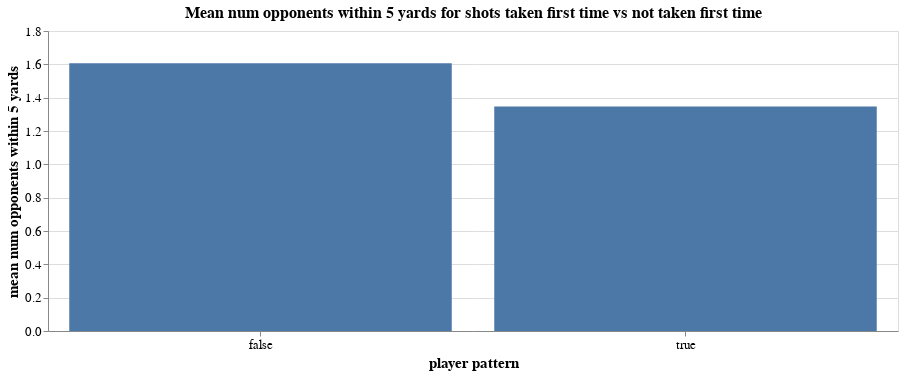

The notebook cell saved with this chart:
### Code cell
alt.Chart(shot_training_set.groupby("first time").mean().reset_index()).mark_bar().encode(
        alt.X('first time:N', axis = alt.Axis(title = "player pattern", labelAngle = 0)),
        alt.Y('num opponents within 5 yards:Q', axis = alt.Axis(title = 'mean num opponents within 5 yards'))
).properties(width = 850, height = 300, 
             title = "Mean num opponents within 5 yards for shots taken first time vs not taken first time"
).configure_axis(labelFontSize = 13, titleFontSize = 15
).configure_title(fontSize = 16)

### Figure 1 — Vega-Lite specification as saved in the notebook (floating-point values rounded to 4 significant figures)
{"config": {"view": {"continuousWidth": 400, "continuousHeight": 300}, "axis": {"labelFontSize": 13, "titleFontSize": 15}, "title": {"fontSize": 16}}, "data": {"name": "data-bb5700de80955351e1deaad0777b6946"}, "mark": "bar", "encoding": {"x": {"type": "nominal", "axis": {"labelAngle": 0, "title": "player pattern"}, "field": "first time"}, "y": {"type": "quantitative", "axis": {"title": "mean num opponents within 5 yards"}, "field": "num opponents within 5 yards"}}, "height": 300, "title": "Mean num opponents within 5 yards for shots taken first time vs not taken first time", "width": 850, "$schema": "https://vega.github.io/schema/vega-lite/v4.8.1.json", "datasets": {"data-bb5700de80955351e1deaad0777b6946": [{"first time": false, "x start location": 102.9, "y start location": 39.17, "duration": 0.7785, "x gk position": 117.7, "y gk position": 39.85, "num opponents within 5 yards": 1.607, "num opponents between shot and goal": 0.7491, "statsbomb xg": 0.1079, "Distance from goal": 20.16}, {"first time": true, "x start location": 105.8, "y start location": 39.82, "duration": 0.7365, "x gk position": 117.5, "y gk position": 39.88, "num opponents within 5 yards": 1.347, "num opponents between shot and goal": 0.6496, "statsbomb xg": 0.165, "Distance from goal": 16.84}]}}
